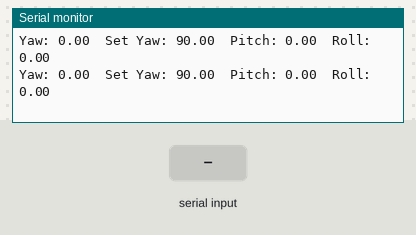
A sketch run on a simulated Arduino Uno, built with avr-gcc and run on an emulated ATmega328P. Parts: the last lines printed to the serial monitor. The inputs (shaded band) are chosen by the test bench.

Above: at 6.2 s.
6.3 s: "90,45,200\n" received over Serial
At 6.9 s:
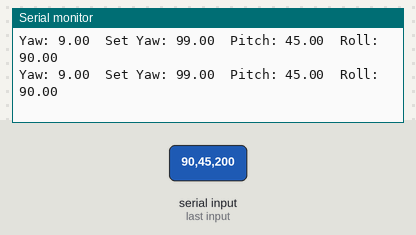
9.3 s: "30,150,10\n" received over Serial
At 10.1 s:
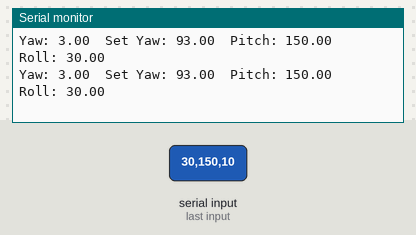
12.3 s: "90,45\n" received over Serial
At 13.0 s:
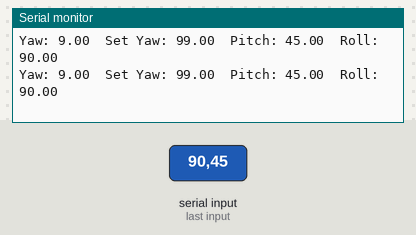
15.3 s: "30,150\n" received over Serial
Timing chart, 0 to 15.8 s (numbered marks = the images above; inputs shaded):
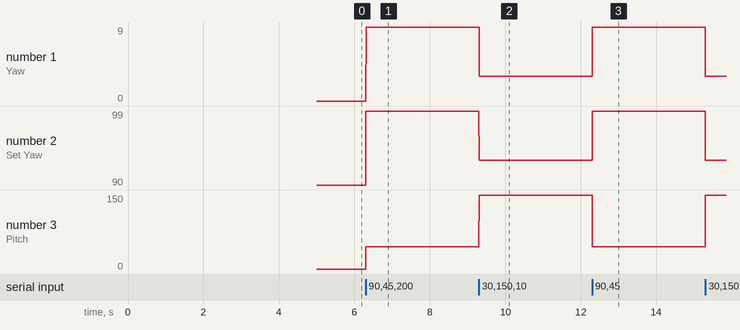

The sketch:

Gyro_receiver.ino
```cpp
#include "MeOrion.h"
#include <SoftwareSerial.h>

MeDCMotor cingoloA(M1);
MeDCMotor cingoloB(M2);
MeRGBLed led(PORT_6);
MeUltrasonicSensor ultraSensor(PORT_7);

String readBuf;

float ypr[3] = {0.0, 0.0, 0.0};
float currentYaw = 0;
float setYaw = 0;
float c = 0.0;

int forwardSpeed = 60;
int turnSpeed = 50;
int direction = 0;
void setup() {
  Serial.begin(115200);
  //  ledColors(15, 255, 0, 255);
  delay(5000);
  direction = gyroscope(0);
}

void loop() {
//  keepLine(direction);

  /*if (distanza() <= 10.0) {
    c = gyroNav();
    while (gyroscope(0) - c <= 0) {
      speedMotor(cingoloA, -turnSpeed);
      speedMotor(cingoloB, turnSpeed);
    }
    direction = gyroscope(0);
    }
    else {
    keepLine(direction);
    }*/
  /*
    while (gyroscope(2) >= 20) {
      speedMotor(cingoloA, 0);
      speedMotor(cingoloB, 0);
    }*/
    Serial.print("Yaw: ");
    Serial.print(gyroscope(0));
    Serial.print("\t");
    Serial.print("Set Yaw: ");
    Serial.print(gyroNav());

    Serial.print("\tPitch: ");
    Serial.print(gyroscope(1));

    Serial.print("\tRoll: ");
    Serial.println(gyroscope(2));
}

float gyroscope(int sel) {
  if (Serial.available()) {
    readBuf = Serial.readStringUntil('\n');
    int posComma = readBuf.indexOf(',');
    int posSemicolon = readBuf.indexOf(';');

    ypr[0] = readBuf.substring(0, posComma - 1).toFloat();
    ypr[1] = readBuf.substring(posComma + 1, posSemicolon - 1).toFloat();
    ypr[2] = readBuf.substring(posSemicolon + 1).toFloat();
  }

  return ypr[sel];
}

float gyroNav() {
  currentYaw = gyroscope(0);
  setYaw = currentYaw + 90.0;

  if (setYaw > 360.0) {
    float diff = setYaw - 360.0;
    return setYaw = diff;
  }
  else
    return setYaw;
}

void keepLine(int dir) {
  if (dir > gyroscope(0))
    gyroTurnLeft();
  else if (dir < gyroscope(0))
    gyroTurnRight();
  else
    goForward(forwardSpeed);
}

void goForward(int speed) {
  speedMotor(cingoloA, speed);
  speedMotor(cingoloB, speed);
}

void gyroTurnLeft() {
  speedMotor(cingoloA, forwardSpeed);
  speedMotor(cingoloB, forwardSpeed - 30);
}

void gyroTurnRight() {
  speedMotor(cingoloA, forwardSpeed - 30);
  speedMotor(cingoloB, forwardSpeed);
}

void turnLeft(int speed) {
  speedMotor(cingoloA, speed);
  speedMotor(cingoloB, -speed);
}

void turnRight(int speed) {
  speedMotor(cingoloA, -speed);
  speedMotor(cingoloB, speed);
}

void speedMotor(MeDCMotor motore, int speed) {
  motore.run(speed);
}

float distanza() {
  return ultraSensor.distanceCm();
}

/*
  bool move(int type, float distance, int direction, int speed) {
  switch (type) {
    case 0:

      break;
  }
  return true;
  }*/

void ledColors(int nLed, int r, int g, int b) {
  for (int i = 0; i < nLed; i++)
    led.setColorAt(i, r, g, b);

  led.show();
}
```

Measured:
- after the input at 6.3 s, the serial monitor: prints a new line at once (image 1)
- after the input at 9.3 s, the serial monitor: prints a new line at once (image 2)
- after the input at 12.3 s, the serial monitor: prints a new line at once (image 3)
- plotted number 1: 0 → 9 after the input at 6.3 s, 9 → 3 after the input at 9.3 s
- plotted number 2: 90 → 99 after the input at 6.3 s, 99 → 93 after the input at 9.3 s, 93 → 99 after the input at 12.3 s
- plotted number 3: 0 → 45 after the input at 6.3 s, 45 → 150 after the input at 9.3 s, 150 → 45 after the input at 12.3 s
